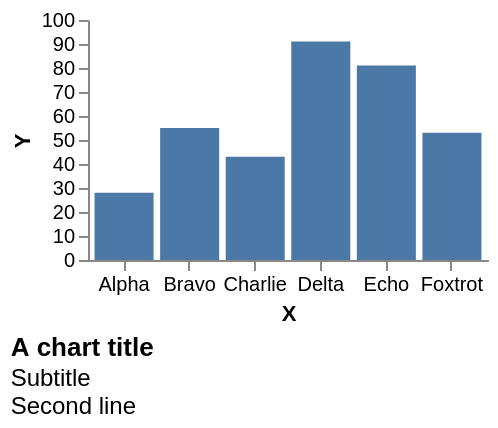

Specify this chart in Vega-Lite:
### Vega specification from a JSON file in a GitHub repository (floating-point values rounded to 4 significant figures)
{"width": 200, "height": 120, "padding": 5, "data": [{"name": "t", "values": [{"a": "Alpha", "b": 28, "c": "x", "d": 1}, {"a": "Bravo", "b": 55, "c": "y", "d": 2}, {"a": "Charlie", "b": 43, "c": "x", "d": 3}, {"a": "Delta", "b": 91, "c": "z", "d": 4}, {"a": "Echo", "b": 81, "c": "y", "d": 5}, {"a": "Foxtrot", "b": 53, "c": "z", "d": 6}]}], "scales": [{"name": "x", "type": "band", "domain": {"data": "t", "field": "a"}, "range": "width", "padding": 0.1}, {"name": "y", "type": "linear", "domain": {"data": "t", "field": "b"}, "range": "height", "nice": true}, {"name": "color", "type": "ordinal", "domain": {"data": "t", "field": "c"}, "range": {"scheme": "category10"}}, {"name": "ramp", "type": "linear", "domain": {"data": "t", "field": "d"}, "range": {"scheme": "blues"}}, {"name": "size", "type": "linear", "domain": {"data": "t", "field": "b"}, "range": [10, 200]}, {"name": "shape", "type": "ordinal", "domain": {"data": "t", "field": "c"}, "range": "symbol"}, {"name": "quant", "type": "quantize", "domain": [0, 100], "range": {"scheme": "greens", "count": 4}}], "marks": [{"type": "rect", "from": {"data": "t"}, "encode": {"enter": {"x": {"scale": "x", "field": "a"}, "width": {"scale": "x", "band": 1}, "y": {"scale": "y", "field": "b"}, "y2": {"scale": "y", "value": 0}}}}], "title": {"text": "A chart title", "subtitle": ["Subtitle", "Second line"], "orient": "bottom", "anchor": "start", "frame": "bounds", "offset": 6}, "axes": [{"orient": "bottom", "scale": "x", "title": "X"}, {"orient": "left", "scale": "y", "title": "Y"}]}
